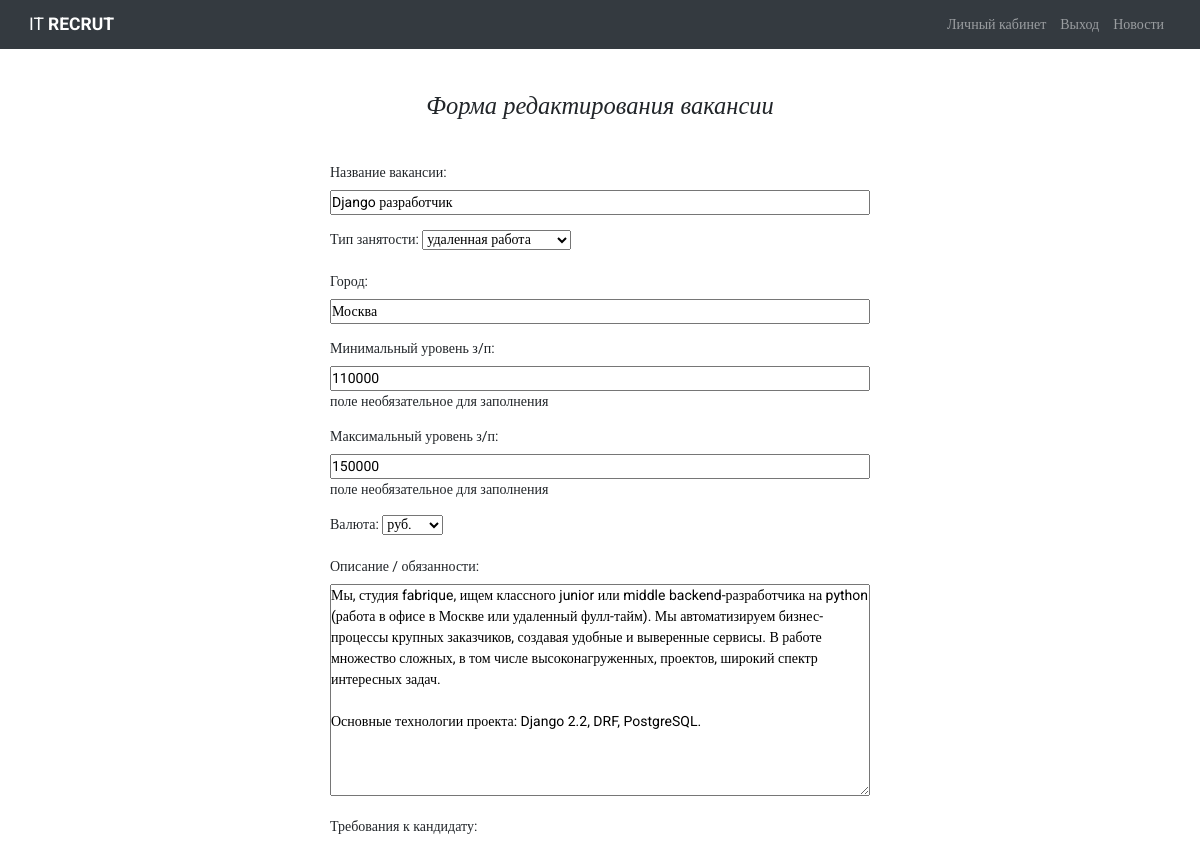
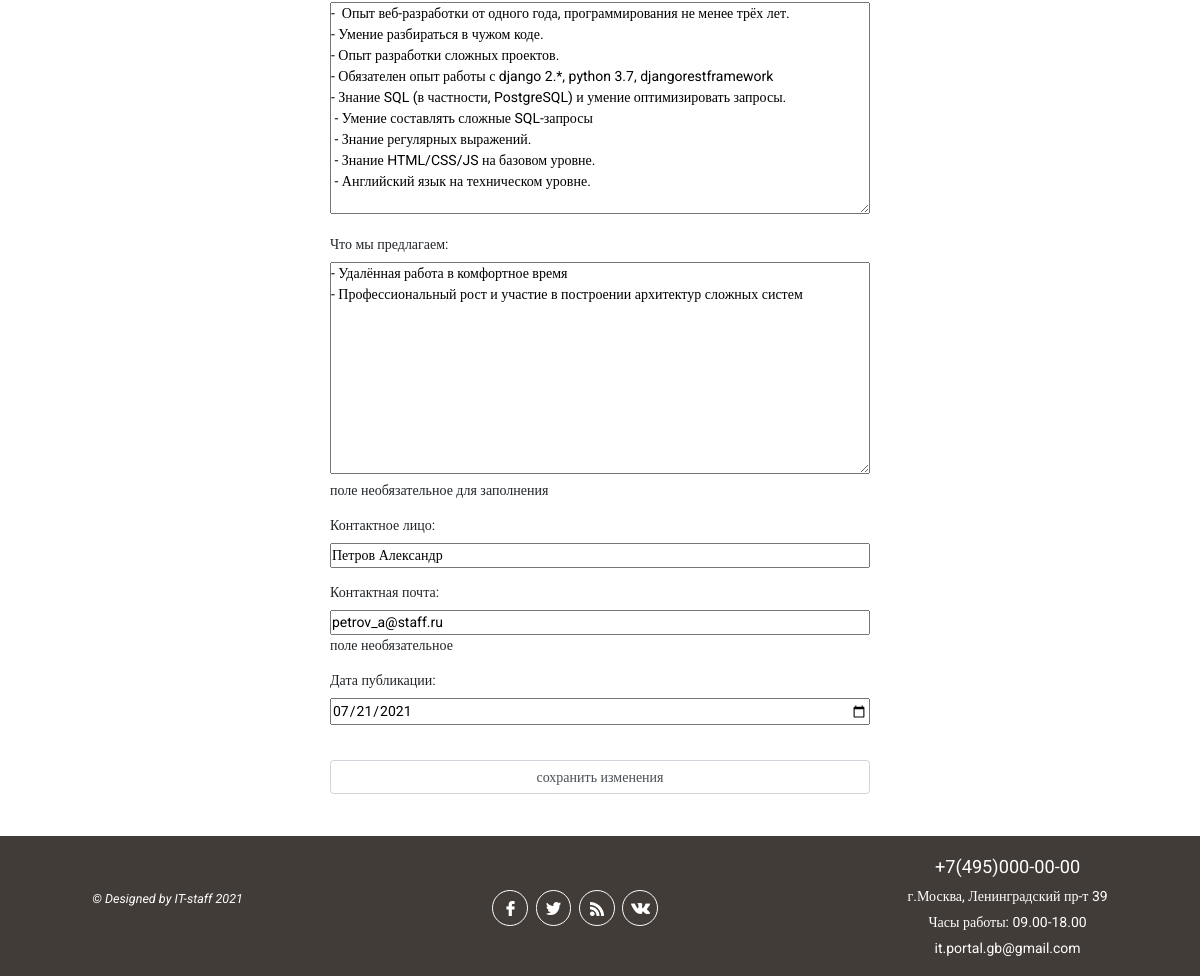
Screenshot of /employer/1/vacancy_edit/3/ (signed in) with the database file from the repository (2 pictures, top to bottom).
### employerapp/models.py (models this page shows, shortened)
class Vacancy(models.Model):
    ACTION_CHOICE = (
        ('draft', 'сохранить черновик'),
        ('publish', 'опубликовать на портале'),
        ('moderation_ok', 'модерация пройдена'),
        ('moderation_reject', 'модерация отклонена')
    )
    RUB = 'руб.'
    USD = 'USD'
    EUR = 'EUR'
    CURRENCY_CHOICE = (
        (RUB, 'руб.'),
        (USD, 'USD'),
        (EUR, 'EUR')
    )
    FULL = 'полная занятость'
    PART = 'частичная занятость'
    PRJ = 'занятость по проекту'
    REM = 'удаленная работа'
    TYPE_VACANCY = (
        (FULL, 'полная занятость'),
        (PART, 'частичная занятость'),
        (PRJ, 'занятость по проекту'),
        (REM, 'удаленная работа')
    )
    vacancy_name = models.CharField(verbose_name='название вакансии', max_length=128)
    city = models.CharField(verbose_name='город', max_length=64)
    vacancy_type = models.CharField(verbose_name='тип занятости', max_length=32,
                                    choices=TYPE_VACANCY, default=FULL)
    min_salary = models.CharField(verbose_name='минимальный уровень з/п', max_length=32, blank=True,
                              help_text='поле необязательное для заполнения')
    max_salary = models.CharField(verbose_name='максимальный уровень з/п', max_length=32,
                                  blank=True, help_text='поле необязательное для заполнения')
    currency = models.CharField(verbose_name='валюта', max_length=4, blank=True,
                                choices=CURRENCY_CHOICE, help_text='поле необязательное для '
                                                                   'заполнения')
    description = models.TextField(verbose_name='описание / обязанности', max_length=1080)
    requirements = models.TextField(verbose_name='требования к кандидату', max_length=1080)
    conditions = models.TextField(verbose_name='что мы предлагаем', max_length=1080, blank=True,
                                  help_text='поле необязательное для заполнения')
    published = models.DateField(verbose_name='дата публикации', default=datetime.now)
    contact_person = models.CharField(verbose_name='контактное лицо', max_length=128)
    contact_email = models.EmailField(verbose_name='контактная почта', blank=True,
                                      help_text='поле необязательное')
    action = models.CharField(verbose_name='статус', max_length=64, choices=ACTION_CHOICE)
    employer = models.ForeignKey(Employer, on_delete=models.CASCADE)
    hide = models.BooleanField(verbose_name='вакансия удалена / скрыта', default=False)
    is_active = models.BooleanField(default=False)
    failed = models.BooleanField(default=False)
    fall_moderation = models.TextField(verbose_name='Сообщение в случае непрохождения '
            'модерации вакансии', max_length=254, blank=True, help_text='поле необязательное')
    is_favorite = models.BooleanField(verbose_name='добавлено в избранное', default=False)
    class Meta:
        verbose_name_plural = 'Вакансии'

### employerapp/views.py (the view)
# urls.py: path('<int:emp_id>/vacancy_edit/<int:pk>/', views.vacancy_edit, name='vacancy_edit'),
@login_required
def vacancy_edit(request, emp_id, pk):
    title = 'Редактирование вакансии'
    vacancy = get_object_or_404(Vacancy, pk=pk)
    employer = get_object_or_404(Employer, pk=emp_id)
    sent = False
    action = None
    if request.method == 'POST':
        form = VacancyEditForm(request.POST, instance=vacancy)
        vacancy.action = 'publish'
        vacancy.fall_moderation = ''
        form.save()
        vacancy.save()
        sent = True
    else:
        form = VacancyEditForm(instance=vacancy)
    context = {'title': title, 'form': form, 'sent': sent, 'employer': employer, 'vacancy':
        vacancy, 'action': action}
    return render(request, 'employerapp/vacancy_edit.html', context)

### employerapp/forms.py
class VacancyEditForm(forms.ModelForm):
    class Meta:
        class DateInput(forms.DateInput):
            input_type = 'date'
        model = Vacancy
        fields = ('vacancy_name', 'vacancy_type', 'city', 'min_salary', 'max_salary', 'currency',
                  'description', 'requirements', 'conditions', 'contact_person', 'contact_email',
                  'published')
        widgets = {
            'published': DateInput(),
        }
        labels = {
            'published': 'Дата публикации',
        }
    def __init__(self, *args, **kwargs):
        super(VacancyEditForm, self).__init__(*args, **kwargs)
        blank_choice = (('', '----------'),)
        self.fields['currency'] = forms.ChoiceField(label='Валюта', choices=blank_choice +
                                                                            Vacancy.CURRENCY_CHOICE)

### employerapp/templates/employerapp/vacancy_edit.html (shortened to what this page needs)
{% extends 'mainapp/base.html' %}
{% load static %}
{% block content %}
    <div class="container my-5">
        {% if sent %}
        <div class="row justify-content-center">
            <div class="col col-md-6">
                {% if not action or action == 'publish' %}
                <p>Изменения при редактировании вакансии успешно применены. Вакансия была отправлена
                    на модерацию. После прохождения модерации вакансия будет успешно добавлена на портал и будет отражена в
                    вашем личном кабинете. Вам поступит сообщение об успешной модерации в
                    разделе "сообщения" в личном кабинете.</p>
                {% else %}
                <p>Изменения при редактировании успешно применены. Вы можете дальше
                    продолжить редактирование этой вакансии позже. Данную вакансию вы найдете в
                    разделе "черновики" вашего личного кабинета.</p>
                {% endif %}
                <div class="d-flex justify-content-around mt-3 mb-5">
                    <a class="btn btn-outline-primary" role="button"
                       href="{% url 'employer:cabinet' employer.pk %}">
                        вернуться в личный кабинет</a>
                    <a class="btn btn-outline-primary" role="button" href="{% url 'main' %}">на
                        главную</a>
                </div>
            </div>
        </div>
        {% else %}
        <h3 class="mb-5 font-italic text-center">Форма редактирования вакансии</h3>
        <div class="row justify-content-center">
            <div class="col col-md-6">
                <form class="form-horizontal vacancy_form" method="post" enctype="multipart/form-data">
                    {{ form.as_p }}
                    <br>
                    <input class="form-control" type="submit" value="сохранить изменения">
                </form>
            </div>
        </div>
        {% endif %}
    </div>
{% endblock %}

### static/css/style.css (style rules this page uses)
* { margin: 0; padding: 0; }
html { font-size: 16px; }
@media all and (min-width: 1024px) and (max-width: 1200px) { html { font-size: 14px; } }
html, body { height: 100%; }
body { box-sizing: border-box; font-family: Roboto; display: flex; flex-direction: column; }
.container { flex: 1 0 auto; }
.vacancy_form input, .vacancy_form textarea { width: 100%; }

### rows the page displays
Vacancy: vacancy_name "Django разработчик", vacancy_type "удаленная работа", city "Москва", min_salary "110000", max_salary "150000", currency "руб.", description "Мы, студия fabrique, ищем классного junior или middle backend-разработчика на python (работа в офисе в Москве или удаленный фулл-тайм). Мы автоматизируем бизнес-процессы крупных заказчиков, создавая удобные и выверенные сервисы. В работе множество сложных, в том числе высоконагруженных, проектов, широкий спектр интересных задач. Основные технологии проекта: Django 2.2, DRF, PostgreSQL.", requirements "- Опыт веб-разработки от одного года, программирования не менее трёх лет. - Умение разбираться в чужом коде. - Опыт разработки сложных проектов. - Обязателен опыт работы с django 2.*, python 3.7, djangorestframework - Знание SQL (в частности, PostgreSQL) и умение оптимизировать запросы. - Умение составлять сложные SQL-запросы - Знание регулярных выражений. - Знание HTML/CSS/JS на базовом уровне. - Английский язык на техническом уровне.", conditions "- Удалённая работа в комфортное время - Профессиональный рост и участие в построении архитектур сложных систем", contact_person "Петров Александр", contact_email "petrov_a@staff.ru", published "07/21/2021"
